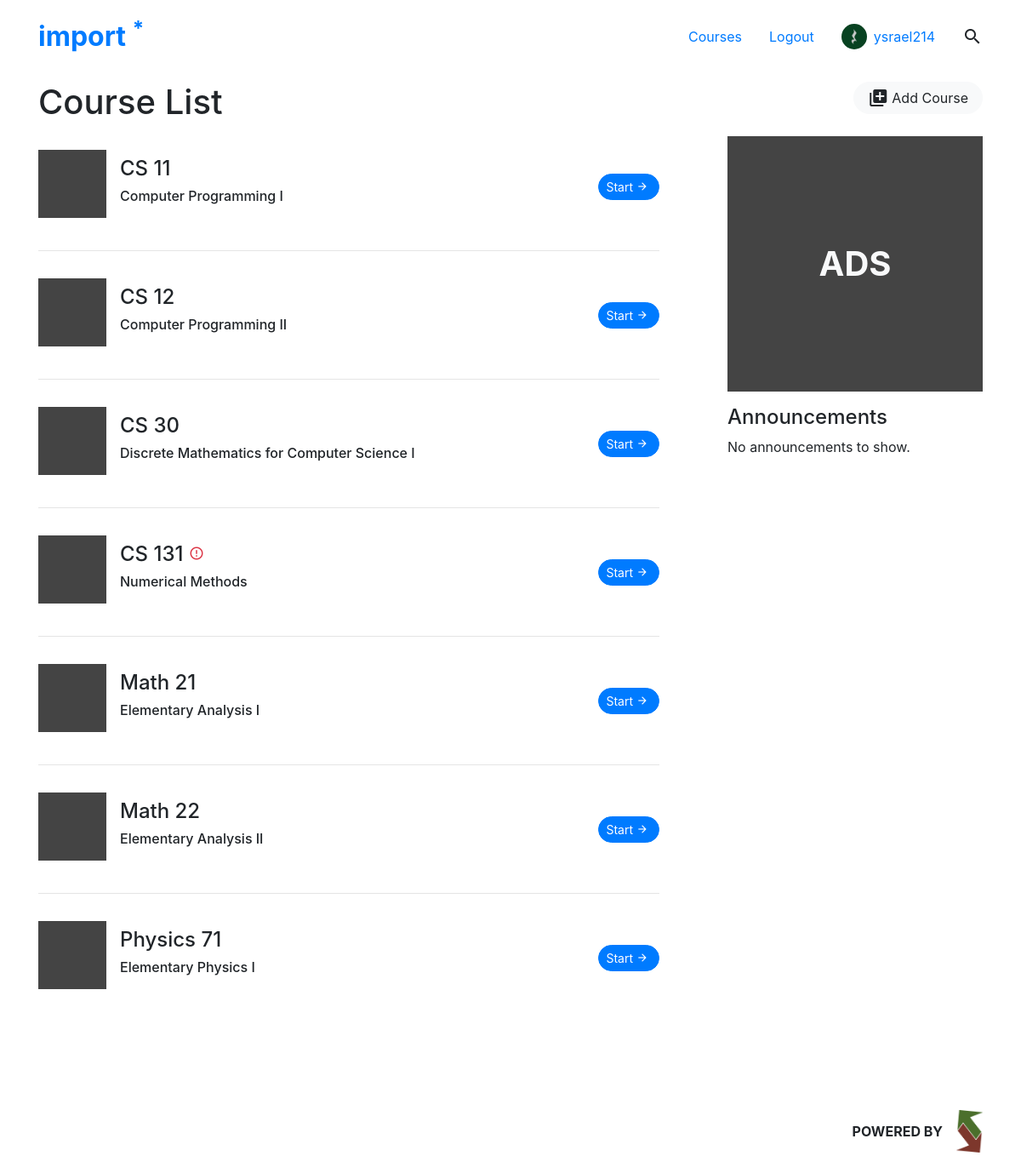
Page /course/ (signed in) on the committed database.
### reviewer/models.py (models this page shows, shortened)
class ImportUser(AbstractUser):
	username = models.CharField("Username", max_length=30, primary_key=True)
	first_name = models.CharField("First Name", max_length=30)
	middle_name = models.CharField("Middle Name", max_length=30, blank=True, null=True)
	last_name = models.CharField("Last Name", max_length=30)
	suffix = models.CharField("Suffix", max_length=10, blank=True, null=True)
	studentnum = models.PositiveIntegerField("Student Number", null=True)
	show_studentnum = models.BooleanField("Show Student Number", default=True)
	email = models.EmailField("E-mail", max_length=60)
	show_email = models.BooleanField("Show E-mail", default=True)
	course = models.CharField("Course/Degree Program", max_length=60)
	is_superuser = models.BooleanField("Is SuperUser?", default=False)
	exp = models.PositiveIntegerField("Experience Points", default=0)
	prof_pic = models.ImageField(verbose_name="Profile Picture", null=True, blank=True, upload_to=user_uploadto)
	fave_lang = models.ForeignKey(Language, on_delete=models.SET_NULL, null=True, blank=True, verbose_name="Favorite Language")
	dark_mode = models.BooleanField("Dark Mode", default=False);

class Course(models.Model):
	name = models.CharField("Course Name", max_length=20)
	code = models.CharField("Course Code", max_length=10)
	number = models.CharField("Course Number", max_length=10)
	number_len = models.PositiveSmallIntegerField(default=1)
	title = models.CharField("Course Title", max_length=50)
	description = models.TextField("Course Description", blank=True)
	old_curr = models.BooleanField("Pre-2018 Curriculum Exclusive?", default=False)
	visible = models.BooleanField("Visible?", default=True)
	prereqs = models.ManyToManyField('self', blank=True, default=None, symmetrical=False, related_name="preq")
	coreqs = models.ManyToManyField('self', blank=True, default=None,symmetrical=False , related_name="creq")
	lastupdated = models.DateTimeField("Last Updated", default=timezone.now)
	image = models.ImageField(verbose_name="Cover Photo", null=True, blank=True, upload_to=course_uploadto)

### reviewer/views.py (the view)
# urls.py: path('course/', views.courselist, name="courselist"),
def courselist(request):
	courselist = Course.objects.filter(visible=True).order_by('code', 'number_len', 'number')
	context = {'courselist': courselist, 'course_count': len(courselist)}
	return render(request, 'reviewer/courses/course-list.html', context)

### reviewer/templates/reviewer/courses/course-list.html (shortened to what this page needs)
{% extends 'reviewer/base.html' %}
{% block content %}
	<div class="container py-5 d-flex">
		<div class="w-100 py-5">
			<div class="d-flex justify-content-between">
				<h1 class="mb-3">Course List</h1>
				{% if user.is_superuser %}
				<div class="d-inline-block">
					<a class="ajax-button" href="{% url 'admin_course' 'add' %}" data-toggle="modal" data-target="#importModal">
						<button type="button" class="btn btn-light px-3 d-flex" >
							<div class="my-auto d-flex">
								<i class="material-icons">
								</i>
								<span class="my-auto ml-1 d-none d-md-block">
								Add Course</span>
							</div>
						</button>
					</a>
				</div>
				{% endif %}
			</div>
			<div class="row">
				<div class="col-lg-8 course-list">
					{% if course_count == 0 %}
						<p>No courses available</p>
					{% else %}
						{% for course in courselist %}
							{% if forloop.counter != 1 %}
								<hr>
							{%endif%}
							<div class="py-3 d-flex justify-content-between" id="course-{{course.id}}">
								<div class="my-auto">
									<div class="d-inline-flex">
										<div class="my-auto mr-3 course-thumb" style="{% if course.image %}background-image: url('{{course.image.url}}'); {%endif%}">
										</div>
										<div class="my-auto mx-auto">
											<h4>
												{{course.name}}
												{% if course.old_curr == True %}
													<i class="material-icons material-icon-sm text-danger">error_outline</i>
												{% endif %}
											</h4>
											<h6>{{course.title}}</h6>
										</div>
									</div>
								</div>
								<a class="my-auto" href="{% url 'courselist' %}{{course.code | lower}}/{{course.number}}">
									<button class="btn btn-primary btn-sm d-flex justify-content-center">
											<span class="my-auto d-none d-md-block">Start</span><i class="material-icons my-auto mx-1" style="font-size: 1em">arrow_forward</i>
									</button>
								</a>
							</div>
						{% endfor %}
					{% endif %}
				</div>
				<div class="col-lg-4 d-flex">
					<div class="mx-auto mr-lg-0">
						<div class="d-flex mb-3 ad-box">
							<span class="m-auto text-light h1 font-weight-bold">ADS</span>
						</div>
						<div class="d-none d-lg-block">
							<h4>Announcements</h4>
							<p>No announcements to show.</p>
						</div>
					</div>
				</div>
			</div>
		</div>
	</div>
{% endblock %}

### reviewer/templates/reviewer/partials/header.html (shortened to what this page needs)
{% load static %}
<header class="d-flex navbar import-header position-fixed py-3">
	<div class="container d-flex justify-content-between py-2">
		<a href="{% url 'index'%}" class="import-logo">
			<div class="noselect">
				<h2 class="h2 mb-0" ><strong>import <span class="import-font-primary"><sup>*</sup></span></strong></h2>
			</div>
		</a>
		<nav class="d-flex">
			<span class="mx-3 my-auto d-none d-lg-block"><a href="{% url 'courselist' %}">Courses</a></span>
			{% if user.is_authenticated %}
				<span class="mx-3 my-auto d-none d-lg-block"><a href="{% url 'logout' %}">Logout</a></span>
				<div class="mx-3 my-auto d-none d-lg-block">
					<a class="d-flex" href="{% url 'user' user.username %}">
						<img class="user-pic mr-2 my-auto" src="
						{% if user.prof_pic %}
							{{user.prof_pic.url}}
						{% else %}
							{% static 'reviewer/images/default_profile.png' %}
						{% endif %}
						">
						<span class="my-auto">{{user.username}}</span>
					</a>
				</div>
			{% else %}
				<span class="mx-3 my-auto d-none d-lg-block"><a href="{% url 'login' %}">Login</a></span>
			{% endif %}
			<i class="material-icons mx-3 mr-lg-0 my-auto">search</i>
		</nav>
	</div>
</header>

### reviewer/static/reviewer/css/import.css (style rules this page uses)
html { -webkit-font-smoothing: antialiased; -moz-osx-font-smoothing: grayscale; text-rendering: optimizeLegibility; }
body { font-size: 1em; }
.noselect, i { -webkit-touch-callout: none; -webkit-user-select: none; -khtml-user-select: none; -moz-user-select: none; -ms-user-select: none; user-select: none; }
.material-icons { margin: 0 auto; }
.material-icon-sm { font-size: 18px !important; }
.btn { border-radius: 30px; }
.import-header { z-index: 99997; transition: 0.35s ease-in-out; border-color: transparent; width: 100%; }
.import-header .user-pic { height: 30px; width: 30px; }
.user-pic { height: 200px; width: 200px; border-radius: 100% }
.ad-box { height: 300px; width: 300px; background-color: #444; }
.course-thumb { height: 80px; width: 80px; background-color: #444; background-size: cover; background-position: center; }

### rows in the picture
ImportUser: prof_pic (picture), username "ysrael214"
Course: name "CS 11", title "Computer Programming I"
Course: name "CS 12", title "Computer Programming II"
Course: name "CS 30", title "Discrete Mathematics for Computer Science I"
Course: name "CS 131", old_curr True (drawn), title "Numerical Methods"
Course: name "Math 21", title "Elementary Analysis I"
Course: name "Math 22", title "Elementary Analysis II"
Course: name "Physics 71", title "Elementary Physics I"
